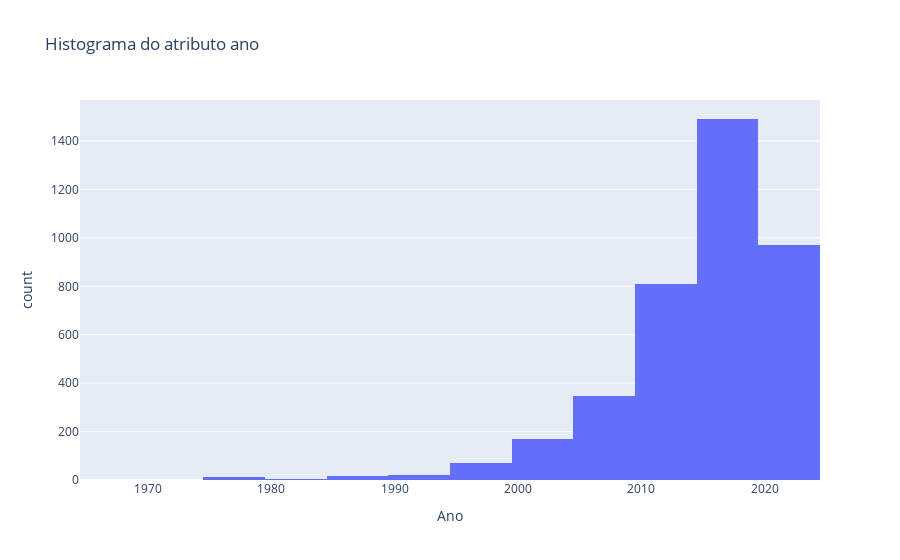

Notebook cell for this chart:
### Code cell
fig = px.histogram(df, x="Ano",nbins=k,title="Histograma do atributo ano")
fig.show()

### Figure 1 — Plotly figure (JSON) as saved in the notebook; plotly's stock layout.template omitted (floating-point values rounded to 4 significant figures; data arrays with more than 128 entries replaced by an {"elided": "..."} marker saying what was removed)
{"data": [{"alignmentgroup": "True", "bingroup": "x", "hovertemplate": "Ano=%{x}<br>count=%{y}<extra></extra>", "legendgroup": "", "marker": {"color": "#636efa", "pattern": {"shape": ""}}, "name": "", "nbinsx": 12, "offsetgroup": "", "orientation": "v", "showlegend": false, "type": "histogram", "x": {"elided": "3917 int values"}, "xaxis": "x", "yaxis": "y"}], "layout": {"barmode": "relative", "legend": {"tracegroupgap": 0}, "title": {"text": "Histograma do atributo ano"}, "xaxis": {"anchor": "y", "domain": [0, 1], "title": {"text": "Ano"}}, "yaxis": {"anchor": "x", "domain": [0, 1], "title": {"text": "count"}}}}
